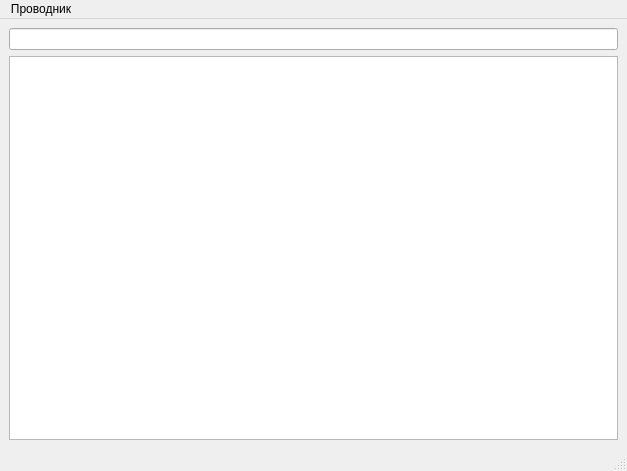
<?xml version="1.0" encoding="UTF-8"?>
<ui version="4.0">
 <class>MainWindow</class>
 <widget class="QMainWindow" name="MainWindow">
  <property name="geometry">
   <rect>
    <x>0</x>
    <y>0</y>
    <width>627</width>
    <height>471</height>
   </rect>
  </property>
  <property name="windowTitle">
   <string>MainWindow</string>
  </property>
  <widget class="QWidget" name="centralwidget">
   <layout class="QVBoxLayout" name="verticalLayout">
    <item>
     <widget class="QLineEdit" name="lineEdit"/>
    </item>
    <item>
     <widget class="QTreeView" name="treeView"/>
    </item>
   </layout>
  </widget>
  <widget class="QMenuBar" name="menubar">
   <property name="geometry">
    <rect>
     <x>0</x>
     <y>0</y>
     <width>627</width>
     <height>30</height>
    </rect>
   </property>
   <widget class="QMenu" name="menu">
    <property name="title">
     <string>Проводник</string>
    </property>
   </widget>
   <addaction name="menu"/>
  </widget>
  <widget class="QStatusBar" name="statusbar"/>
 </widget>
 <resources/>
 <connections/>
</ui>
